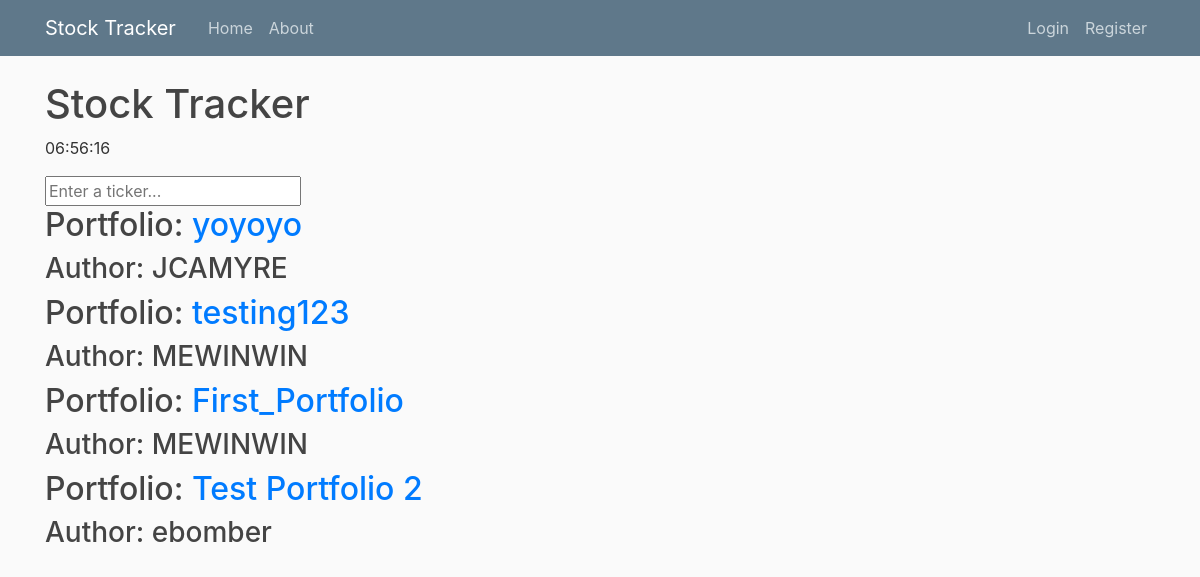
The page / on the database its author committed.
### stocktracker/models.py (models this page shows, shortened)
class Portfolio(Model):
	portfolio_name = CharField(max_length=100)
	stocks = ListCharField(
		base_field = CharField(max_length=6),
		size=50,
		max_length = (50 * 11)
	)
	date_posted = DateTimeField(default=timezone.now)
	author = ForeignKey(User, on_delete=CASCADE)

### stocktracker/views.py (the view)
# urls.py: path('', PortfolioListView.as_view(), name='stocktracker-home'),
class PortfolioListView(ListView):
	delete_duplicate_stocks()
	model = Portfolio # Specify what model to be displayed
	template_name = 'stocktracker/home.html' # Specify which template to be displayed
	context_object_name = 'portfolio' # Specify variable name to refer to model in template 'home.html'
	ordering = ['-date_posted'] # Specify the ordering of items in object, sort by descending 'date_posted'
	def get_context_data(self, **kwargs): # Creating new context objects to access in the template
		context = super().get_context_data(**kwargs)
		context['yo'] = lambda: datetime.now().strftime('%H:%M:%S') # In the template, refer to {{ yo }} to get datetime.now(). Don't have to do context.yo
		return context

### stocktracker/methods.py (called while the page is built, shortened)
def format_stock_info(tickers):
	stocks = []
	return stocks

### stocktracker/templatetags/tags.py (called while the page is built)
@register.filter(name='stocks_from_portfolio')
def stocks_from_portfolio(portfolio):
	print('stocks_from_portfolio', portfolio.stocks)
	return format_stock_info(portfolio.stocks)

@register.filter(name='get_all_portfolios')
def get_all_porfolios(portfolios):
	for portfolio in portfolios.all():
		print(portfolio.stocks)
	return portfolios.all()

### stocktracker/templates/stocktracker/home.html (shortened to what this page needs)
{% extends 'stocktracker/base.html' %}
{% load tags %}
{% block content %}
  	<h1>Stock Tracker</h1>
  	<p>{{ yo }}</p>
	<form action="{% url 'search_results' %}" method='get'>
		<input name='ticker' type='text' placeholder='Enter a ticker...'>
	</form>
  	{% for stock_portfolio in portfolio|get_all_portfolios %}
  		<h2>Portfolio: <a href="{% url 'portfolio-detail' stock_portfolio.id %}" target='_blank'>{{ stock_portfolio.portfolio_name }}</a></h2>
  		<h3>Author: {{ stock_portfolio.author }}</h3>
	{% endfor %}
{% endblock content %}

### stocktracker/templates/stocktracker/base.html (shortened to what this page needs)
{% load static %}
<!DOCTYPE html>
<html>
<head>
    <link rel="stylesheet" href="https://maxcdn.bootstrapcdn.com/bootstrap/4.0.0/css/bootstrap.min.css">
    <link rel="stylesheet" type="text/css" href="{% static 'stocktracker/main.css' %}">
</head>
<body>
	<header class="site-header">
	  <nav class="navbar navbar-expand-md navbar-dark bg-steel fixed-top">
	    <div class="container">
	      <a class="navbar-brand mr-4" href="{% url 'stocktracker-home' %}">Stock Tracker</a>
	      <div class="collapse navbar-collapse" id="navbarToggle">
	        <div class="navbar-nav mr-auto">
	          <a class="nav-item nav-link" href="{% url 'stocktracker-home' %}">Home</a>
	          <a class="nav-item nav-link" href="{% url 'stocktracker-about' %}">About</a>
	        </div>
	        <div class="navbar-nav">
	        	{% if user.is_authenticated %}
					<a class="nav-item nav-link" href="{% url 'portfolio-create' %}">New Portfolio</a>
					<a class="nav-item nav-link" href="{% url 'profile' %}">{{ user.username }}</a>
					<a class="nav-item nav-link" href="{% url 'logout' %}">Logout</a>
				{% else %}
					<a class="nav-item nav-link" href="{% url 'login' %}">Login</a>
					<a class="nav-item nav-link" href="{% url 'register' %}">Register</a>
	        	{% endif %}
	        </div>
	      	</div>
	    </div>
	  </nav>
	</header>
	<main role="main" class="container">
	  <div class="row">
		    <div class="col-md-8">
		      {% block content %}{% endblock %}
		    </div>
		</div>
	</main>
</body>
</html>

### stocktracker/static/stocktracker/main.css (style rules this page uses)
body { background: #fafafa; color: #333333; margin-top: 5rem; }
h1, h2, h3, h4, h5, h6 { color: #444444; }
.bg-steel { background-color: #5f788a; }
.site-header .navbar-nav .nav-link { color: #cbd5db; }

### rows shown on the page
Portfolio: portfolio_name "yoyoyo", author "JCAMYRE"
Portfolio: portfolio_name "testing123", author "MEWINWIN"
Portfolio: portfolio_name "First_Portfolio", author "MEWINWIN"
Portfolio: portfolio_name "Test Portfolio 2", author "ebomber"

### other values the page prints
{{ yo }} "06:56:16"
